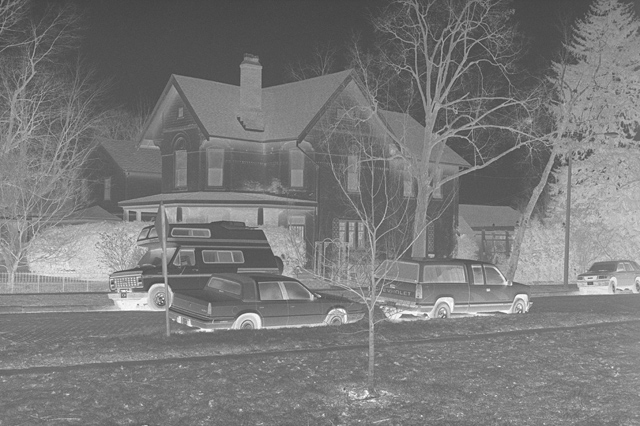
#> input picture SEMANA 1/negative_image.jpg, 640 x 426 px
$ jupyter execute --allow-errors '1.8 Ejercicio 1_ Revelar.ipynb'
#> lines starting #> are read from the running program, lines starting #| are printed output that depends on the picture
[cell 1]
import numpy as np
import skimage #scikit-image
from skimage.io import imread
import matplotlib.pyplot as plt

### Lectura de la imagen

[cell 2]
#!gdown 19e9LL_xl63yPOYD_53Ev3vOd1N3viKeT

import gdown
from skimage.io import imread
import matplotlib.pyplot as plt

# ID del archivo en Google Drive
file_id = "19e9LL_xl63yPOYD_53Ev3vOd1N3viKeT"

# Enlace de descarga
url = f"https://drive.google.com/uc?id={file_id}"

# Descargar con el nombre local que tú quieras
#> (the rest of this cell did not finish here and is left out)

[cell 3]
url = 'negative_image.jpg'
im = imread(url)
#> im is the input picture: shape (426, 640, 3); min 62, max 255, mean 121.7
im = im[:,:,0] # <--- color Red (Rojo)
#> im: shape (426, 640)
# ::-1 -> invertir
# :250 -> tomar los primeros 250 px
# 250: -> tomar los últimos 250 px
plt.imshow(im, cmap='gray')

### Revelar la imagen

[cell 4]
plt.imshow(im)

[cell 5]
im.shape
#> Out = (426, 640)

[cell 6]
# revelado de una imagen negativa, parecido a las fotos antiguas
im_revelada1 = 255. - im
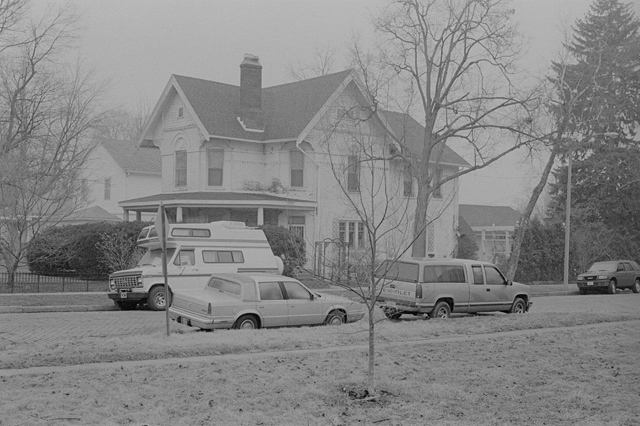
#> im_revelada1: shape (426, 640) float64; min 0, max 193, mean 133.3
# intento con -im

[cell 7]
plt.imshow(im_revelada1,cmap='gray')

[cell 8]
#haciendo con -im en vez de 255 - im
im_revelada2 = - im

[cell 9]
plt.imshow(im_revelada2, cmap='gray')

[cell 10]
im

[cell 11]
im_revelada1 # 255. - im

[cell 12]
im_revelada2 # -im

[cell 13]
plt.imshow(im_revelada2, cmap='gray')

### Mostrar imagen revelada

[cell 14]
plt.imshow(im_revelada1, cmap='gray')

[cell 15]
#modificar
imagen_negativo = 255. - im_revelada1

[cell 16]
plt.imshow(imagen_negativo, cmap='gray')

[cell 17]
im_revelada1.shape
#> Out = (426, 640)
